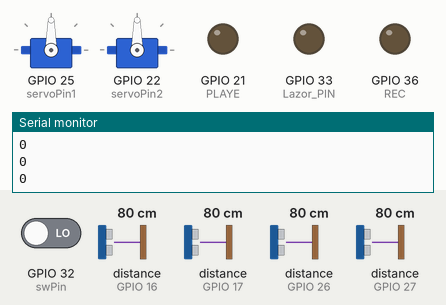
Simulated run of this sketch. Board: ESP32. Shown: 2 × servo, output pins drawn as LEDs (lit = HIGH), the last lines printed to the serial monitor. The inputs (shaded band) are chosen by the test bench; at power-on: GPIO 32 (swPin) LOW, distance to the obstacle (sensors on GPIO 16, GPIO 17, GPIO 26, GPIO 27) 80 cm. The echo pulse lasts 58.3 µs per cm; WiFi joins after 1.5 s; servers stay silent unless stated; network time is answered at once with the bench clock; uploads are accepted with an empty reply; the local clock reads 2024-03-15 10:24:30 at power-on unless the sketch sets it.

Above: at 7.1 s.
7.2 s: GPIO 32 (swPin) driven HIGH
12.3 s: distance to the obstacle (sensor on GPIO 16) set to 55 cm
At 13.2 s:
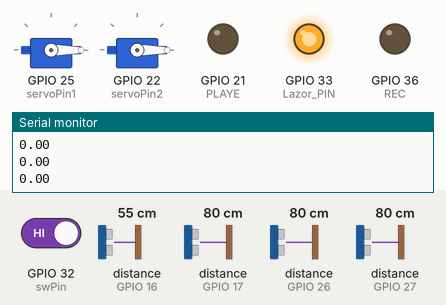
17.2 s: distance to the obstacle (sensor on GPIO 16) set to 48 cm
At 18.3 s:
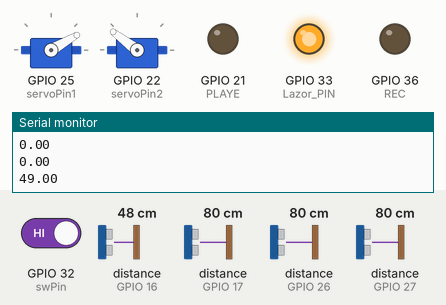
19.3 s: distance to the obstacle (sensor on GPIO 17) set to 54 cm
21.4 s: distance to the obstacle (sensor on GPIO 17) set to 46 cm
At 22.2 s:
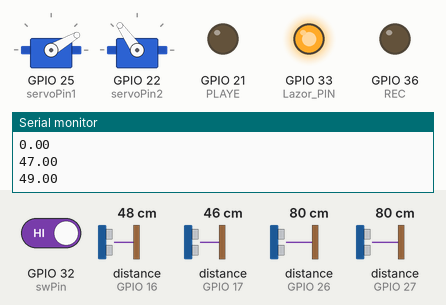
23.5 s: distance to the obstacle (sensor on GPIO 16) set to 2 cm
At 23.72 s:
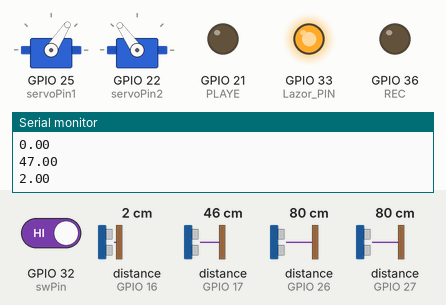
Timing chart, 0 to 26.5 s (numbered marks = the images above; inputs shaded):
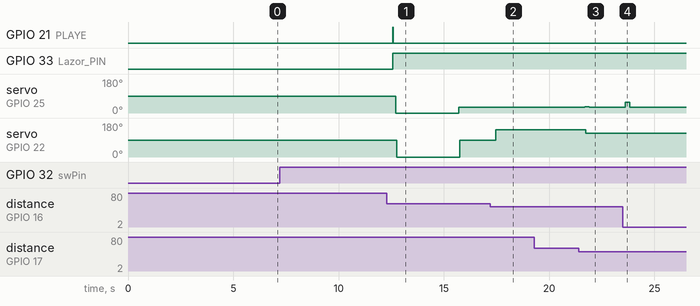

Measured:
- the behaviour switches between 51 and 50 cm on distance to the obstacle (sensor on GPIO 16) (found by bisection; images 1 and 2)
- the behaviour switches between 51 and 50 cm on distance to the obstacle (sensor on GPIO 17) (found by bisection; images 2 and 3)
- after the input at 7.2 s, every drawn part: stays the same
- after the input at 17.2 s, servo on GPIO 22 (servoPin2): 90° → 143° after 0.27 s
- after the input at 21.4 s, servo on GPIO 25 (servoPin1): 30° → 32° after 0.30 s, → 30° 0.21 s later; servo on GPIO 22 (servoPin2): 143° → 125° after 0.35 s
- after the input at 23.5 s, servo on GPIO 25 (servoPin1): 30° → 57° after 0.12 s, → 30° 0.21 s later

The sketch:

WiFiClient.ino
```cpp
#include <WiFi.h>
#include <NTPClient.h>
#include <WiFiUdp.h>


//서보모터 + 초음파
#include <Servo.h>
#include <NewPing.h>
Servo servo1, servo2;
float posDegrees1= 0, pre_posDegrees1=0; // 위
float posDegrees2= 0, pre_posDegrees2=0; // 아래
#define TRIGGER_CH4_PIN  2 //첫번째 Trigger pin/오른쪽부터 반시계방향
#define ECHO_CH4_PIN     16  //첫번째 Echo pin
#define TRIGGER_CH3_PIN  4 //두번째 Trigger pin
#define ECHO_CH3_PIN     17  //두번째 Echo Pin
#define TRIGGER_CH2_PIN  2 //세번째 Trigger pin
#define ECHO_CH2_PIN     27 //세번째 Echo pin
#define TRIGGER_CH1_PIN  4  //네번째 Trigger pin
#define ECHO_CH1_PIN     26  //네번째 Echo Pin
#define MAX_DISTANCE 50  //최대 측정 거리 설정(단위 cm)
//첫번째 NewPing 라이브러리 생성 (핀(TRIG, ECHO)과 최대 거리 설정)
NewPing sonar_ch1(TRIGGER_CH1_PIN, ECHO_CH1_PIN, MAX_DISTANCE);
//두번째 NewPing 라이브러리 생성 (핀(TRIG, ECHO)과 최대 거리 설정)
NewPing sonar_ch2(TRIGGER_CH2_PIN, ECHO_CH2_PIN, MAX_DISTANCE);
//세번째 NewPing 라이브러리 생성 (핀(TRIG, ECHO)과 최대 거리 설정)
NewPing sonar_ch3(TRIGGER_CH3_PIN, ECHO_CH3_PIN, MAX_DISTANCE);
//네번째 NewPing 라이브러리 생성 (핀(TRIG, ECHO)과 최대 거리 설정)
NewPing sonar_ch4(TRIGGER_CH4_PIN, ECHO_CH4_PIN, MAX_DISTANCE);
float sum_ave=0;
int count=0;
float Y=0, Y1=0, Y2=0, R1=0, R2=0, Deg1=0, Deg2=0, Deg=0, X1=0, X2=0, Deltax=0,  Deltay=0, r=0;
double so[4]={0};
int f=0, a=0, b=0, v=0, kk=0;
float max=1, min=1;
float num[4][5]={{0},{0}};
float sum[4],ave[4]={0};
float x1=0, x2=0, x3=0; float y=0, y2=0, y3=0, deg_servo=0, rs=0, deg1=0, deg2=0, r1=0, r2=0, whe=0, rad=3.14159/180;
static const int servoPin1 = 25, servoPin2 = 22;
int pre_dir=0, dir=0;
int m=0;
int dog_size=1;
int e=0;
float dogspeed=18*3.14/180;
float deltax=0, deltay=0;
float size_of_vector=0;
float unit_vector_x=0,unit_vector_y=0;
int dogactive=0;
void sumsum(){
  for(b=0; b<4; b++){
  sum[b]={0}; //sum에 값이 계속 누적되면 안됨.
  max=num[b][0]; min=num[b][0];
  for(a=0; a<5; a++){
   if(num[b][a]>=max){
      max=num[b][a];
   }
   else{
        if(num[b][a]<=min){
            min=num[b][a]; }
        }
   }
   for(a=0; a<5; a++){
    sum[b]+=num[b][a];
    }
  ave[b]=(sum[b]-max-min)/3;
    //return ave;
  }
}

void R_Angle(){


  whe=90-atan(rs/38)*(180/3.14159);

}

void pantilt(){

so[0]=sonar_ch1.ping_cm();
so[1]=sonar_ch2.ping_cm();
so[2]=sonar_ch3.ping_cm();
so[3]=sonar_ch4.ping_cm();
for(b=0; b<4; b++){
  for(a=0; a<5; a++){
    num[b][a]=so[b];
    }
}

  sumsum();
  for(b=0; b<4; b++){
   Serial.println(ave[b]);}
   Serial.println("");
   delay (100);//최소한 29ms(50)이상은 대기를 해야한다고 함.

if((ave[0]+ave[1]+ave[2]+ave[3])==0){
  posDegrees1=pre_posDegrees1;
  posDegrees2=pre_posDegrees2;
  count++;
  if (count==15){
  posDegrees1=30;
  posDegrees2=90;
  count=0;
  }
}


else{
count=0;
NEW_DIR();

deltax=(x2)-(x1);   deltay=(y2)-(y);
size_of_vector=sqrt((deltax)*(deltax)+(deltay)*(deltay));
unit_vector_x=deltax/size_of_vector;
unit_vector_y=deltay/size_of_vector;


x3=x2+(dog_size)*(unit_vector_x);
y3=y2+(dog_size)*(unit_vector_y);


deg_servo=atan(y3/x3)*180/3.14159; //xy 좌표를 r세타 좌표로 바꿈
rs=sqrt(x3*x3+y3*y3);

R_Angle();
posDegrees1=whe;
if(deg_servo<0){
posDegrees2=180+deg_servo;}

  if(deg_servo>0){
posDegrees2=deg_servo;}

x1=x2; y=y2;


}

if (isnan(posDegrees1)){
  posDegrees1=30;
}
if (posDegrees1 > 70){
  posDegrees1=70;
}
servo1.write(posDegrees1);
pre_posDegrees1=posDegrees1;

delay(50);
servo2.write(posDegrees2);
pre_posDegrees2=posDegrees2;


delay(50);
Serial.println("");
Serial.print("servo1=");
Serial.println(posDegrees1);
Serial.print("servo2=");
Serial.println(posDegrees2);
Serial.println("");
}

WiFiUDP ntpUDP;
NTPClient timeClient(ntpUDP);
char hourchar[3];
char minchar[3];
char secchar[3];
char ac[4];
int PLAYE = 21;
int value = 0;
int hour,mini,sec ,dis;
int goal=1000;
String actdata;
int q=0;
int REC=36;
int play=0;
int swPin=32;
int button=0;
#define Lazor_PIN 33
/*와이파이 설정*/
//const char *ssid = "Sound_2.4GHz";
//const char *password = "dmagidtlf";
//const char* ssid = "AndroidHotspot8192";
//const char* password = "yeeun1212";
//const char* ssid = "AndroidHotspot9360";
//const char* password = "godvoice";
const char* ssid = "ktEgg_413";
const char* password = "info04813";

//const char* host = "192.168.28.63";
//const char* host = "192.168.43.251";
const char* host = "192.168.1.42";

void setup() {

  pinMode (Lazor_PIN,OUTPUT);
  pinMode (swPin,INPUT);
  /*콜백함수관련*/
  Serial.begin(115200);

//서보모터
   servo1.attach(servoPin1);
   servo2.attach(servoPin2);

//스피커
  pinMode (REC,OUTPUT);
  pinMode (PLAYE,OUTPUT);

//와이파이 접속
  delay(10);
  Serial.println();
  Serial.println();
  Serial.print("Connecting to ");
  Serial.println(ssid);
  WiFi.begin(ssid, password);
//  while (WiFi.status() != WL_CONNECTED) {
//    delay(500);
//   Serial.print(".");
//  }
  Serial.println("");
  Serial.println("WiFi connected");
  Serial.println("IP address: ");
  Serial.println(WiFi.localIP());
//시간
  timeClient.begin();
}

void loop() {

  if(digitalRead(swPin) == HIGH){
  button=1;
}
else{
  button=0;
}

  /*콜백함수*/
  delay(5000);
  ++value;
// Use WiFiClient class to create TCP connections
  WiFiClient client;
  const int httpPort = 80;
if (!client.connect(host, httpPort)) {
    Serial.println("connection failed");
    return;
}

  String url = "/";
//  url += streamId;
//  url += "?private_key=";
//  url += privateKey;
//  url += "&value=";
//  url += value;

  // This will send the request to the server
client.print(String("GET ") + url + " HTTP/1.1\r\n" +
               "Host: " + host + "\r\n" +
               "Connection: close\r\n\r\n");
int timeout = millis() + 5000;
while (client.available() == 0) {
  if (timeout - millis() < 0) {
    Serial.println(">>> Client Timeout !");
    client.stop();
    return;
  }
}

  // Read all the lines of the reply from server and print them to Serial
while(client.available()){
 String actdata = client.readStringUntil('\r');
 actdata.substring(303,306).toCharArray(ac,4);
 if(ac[0]=' '){
  q =atoi(ac);
  }
}


if(digitalRead(swPin) == HIGH){
  button=1;
}
else{
  button=0;
}


  Serial.println(q);
  /*NTP 시간*/
  timeClient.update();
  String k=timeClient.getFormattedTime();
    k.substring(0,2).toCharArray(hourchar,3);
    k.substring(3,5).toCharArray(minchar,3);
    k.substring(6,8).toCharArray(secchar,3);
    hour=atoi(hourchar);
    mini=atoi(minchar);
    sec=atoi(secchar);
    hour= hour + 9;
    if (hour>24){
      dis=hour-24;
      hour=dis;
    }
       Serial.printf("%d\t",hour);
       Serial.printf("%d\t",mini);
       Serial.printf("%d\t",sec);
       Serial.println();

  if (((hour==13)&&(mini==0)&&(sec>=0)&&(sec<10)) || ((hour==18)&&(mini==0)&&(sec>=0)&&(sec<10))){ //13시와 18시에 활동량 체크
    Serial.println('check');
    if (q < goal){
      play=1;
    }
  String url = "/1";
  client.print(String("GET ") + url + " HTTP/1.1\r\n" +
               "Host: " + host + "\r\n" +
               "Connection: close\r\n\r\n");
  int timeout = millis() + 5000;
  while (client.available() == 0) {
    if (timeout - millis() < 0) {
      Serial.println(">>> Client Timeout !");
      client.stop();
      return;
    }
  }
  }

if(digitalRead(swPin) == HIGH){
  button=1;
}
else{
  button=0;
}


Serial.println(play);
Serial.println(button);
Serial.println(digitalRead(swPin));


if (button==1){
  play=1;
}

if (play==1){
  digitalWrite (Lazor_PIN, HIGH);
  delay(10);
  digitalWrite(PLAYE,HIGH);
  delay(10);
  digitalWrite(PLAYE,LOW);

  while(1){
  pantilt();
  if (dogactive==1){
  break;
  }
}

  /// 활동량값 초기화
  String url = "/1";
  // This will send the request to the server
  client.print(String("GET ") + url + " HTTP/1.1\r\n" +
               "Host: " + host + "\r\n" +
               "Connection: close\r\n\r\n");
  int timeout = millis() + 5000;
  while (client.available() == 0) {
    if (timeout - millis() < 0) {
      Serial.println(">>> Client Timeout !");
      client.stop();
      return;
    }
  }
play=0;
servo1.write(30);
delay(50);
servo2.write(90);
delay(50);
}
}


void NEW_DIR(){
 /*최종적으로 이 함수에서 나오는 값은 그 위치에서의 x,y 좌표이다*/

for (v=0;v<3;v++){
  if((ave[v]&&ave[v+1])!=0){
    R1=ave[v]+15;
    R2=ave[v+1]+15;
    Deg1=(36*(v+1));
    Deg2=(36*(v+2));
    X1=R1*cos(Deg1*rad);  Y1=R1*sin(Deg1*rad);
    X2=R2*cos(Deg2*rad);  Y2=R2*sin(Deg2*rad);

    Deltax=(X2)-(X1);   Deltay=(Y2)-(Y1);

    x2=X1+(R1/(R1+R2))*Deltax;
    y2=Y1+(R1/(R1+R2))*Deltay;  //이 값이 두개 겹쳤을때 구한 x,y 좌표

  kk=2;
  }
  }


if (kk!=2){
kk=1;
for (v=0;v<4;v++){
  if (ave[v] != 0){
  r=ave[v];
  Deg=36*(v+1);
  }
r2=r+15;
deg2=Deg;
x2=r2*cos(deg2*rad);  y2=r2*sin(deg2*rad); //위치 한개만 있을때 나오는 각도
}
////
}
else
kk=0;
}
```
